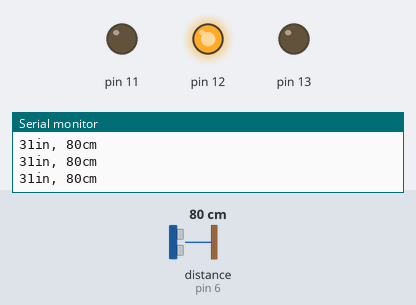
The sketch below on a simulated Arduino Uno, built with avr-gcc and run on an emulated ATmega328P. Parts: output pins drawn as LEDs (lit = HIGH), the last lines printed to the serial monitor. Wiring (inferred from the names in the program): ultrasonic range finder: trigger pin 7; echo pin 6. The inputs (shaded band) are chosen by the test bench; at power-on: distance to the obstacle (sensor on pin 6) 80 cm. The echo pulse lasts 58.3 µs per cm; pins used as bus, display or sensor lines are not drawn.

Above: at 1.2 s.
1.3 s: distance to the obstacle (sensor on pin 6) set to 57 cm
4.3 s: distance to the obstacle (sensor on pin 6) set to 48 cm
At 5.5 s:
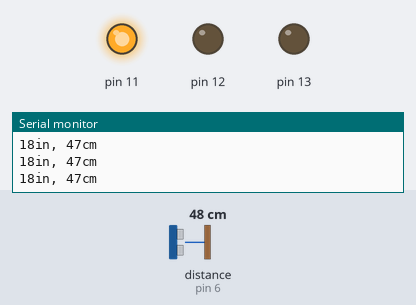
5.8 s: distance to the obstacle (sensor on pin 6) set to 13 cm
8.8 s: distance to the obstacle (sensor on pin 6) set to 10 cm
At 10.0 s:
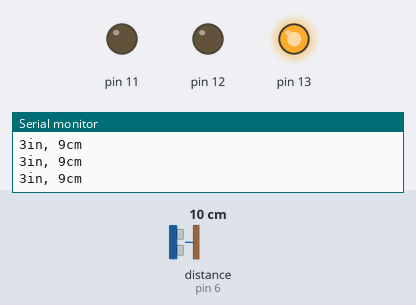
10.3 s: distance to the obstacle (sensor on pin 6) set to 18 cm
At 10.6 s:
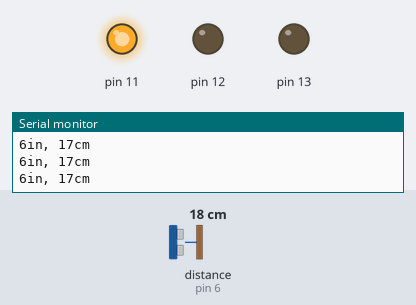
11.8 s: distance to the obstacle (sensor on pin 6) set to 2 cm
At 12.8 s:
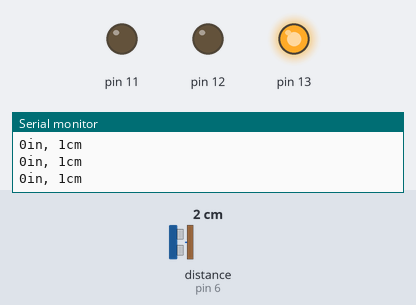
Timing chart, 0 to 14.3 s (numbered marks = the images above; inputs shaded):
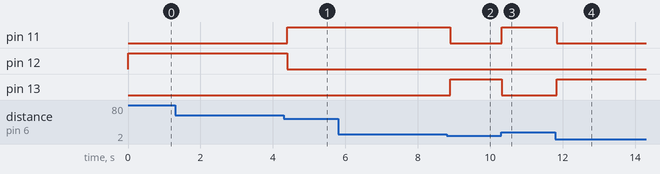

Measured:
- the behaviour switches between 52 and 51 cm on distance to the obstacle (sensor on pin 6) (found by bisection; images 0 and 1)
- the behaviour switches between 12 and 11 cm on distance to the obstacle (sensor on pin 6) (found by bisection; images 1 and 2)
- after the input at 4.3 s, pin 11: LOW → HIGH after 0.10 s; pin 12: HIGH → LOW after 0.10 s
- after the input at 8.8 s, pin 11: HIGH → LOW after 0.09 s; pin 13: LOW → HIGH after 0.09 s
- after the input at 10.3 s, pin 11: LOW → HIGH at once; pin 13: HIGH → LOW at once
- after the input at 11.8 s, pin 11: HIGH → LOW at once; pin 13: LOW → HIGH at once

The sketch:

LED_LIGHTS.ino
```cpp
const int pingPin = 7; // Trigger Pin of Ultrasonic Sensor
const int echoPin = 6; // Echo Pin of Ultrasonic Sensor


void setup() {
  pinMode(13,OUTPUT);
  pinMode(12,OUTPUT);
  pinMode(11,OUTPUT);
   Serial.begin(9600); // Starting Serial Terminal
}

void loop() {
   long duration, inches, cm;
   pinMode(pingPin, OUTPUT);
   digitalWrite(pingPin, LOW);
   delayMicroseconds(2);
   digitalWrite(pingPin, HIGH);
   delayMicroseconds(10);
   digitalWrite(pingPin, LOW);
   pinMode(echoPin, INPUT);
   duration = pulseIn(echoPin, HIGH);
   inches = microsecondsToInches(duration);

   cm = microsecondsToCentimeters(duration);
if(cm <= 10) {

digitalWrite(13,HIGH);
digitalWrite(11,LOW);
digitalWrite(12,LOW);
}
else if(cm >= 11 && cm <= 50 ) {

digitalWrite(13,LOW);
digitalWrite(11,HIGH);
digitalWrite(12,LOW);
}
else{

digitalWrite(13,LOW);
digitalWrite(11,LOW);
digitalWrite(12,HIGH);
}

   Serial.print(inches);
   Serial.print("in, ");
   Serial.print(cm);
   Serial.print("cm");
   Serial.println();
   delay(100);
}
long microsecondsToInches(long microseconds) {
   return microseconds / 74 / 2;
}

long microsecondsToCentimeters(long microseconds) {
   return microseconds / 29 / 2;
}
```
